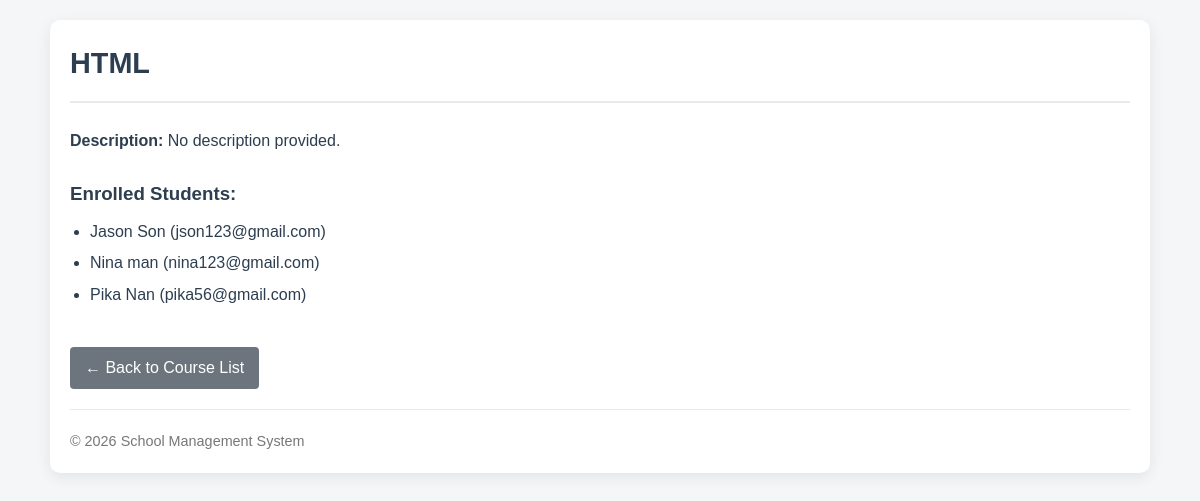
Before: /courses/2/ with the older database file.
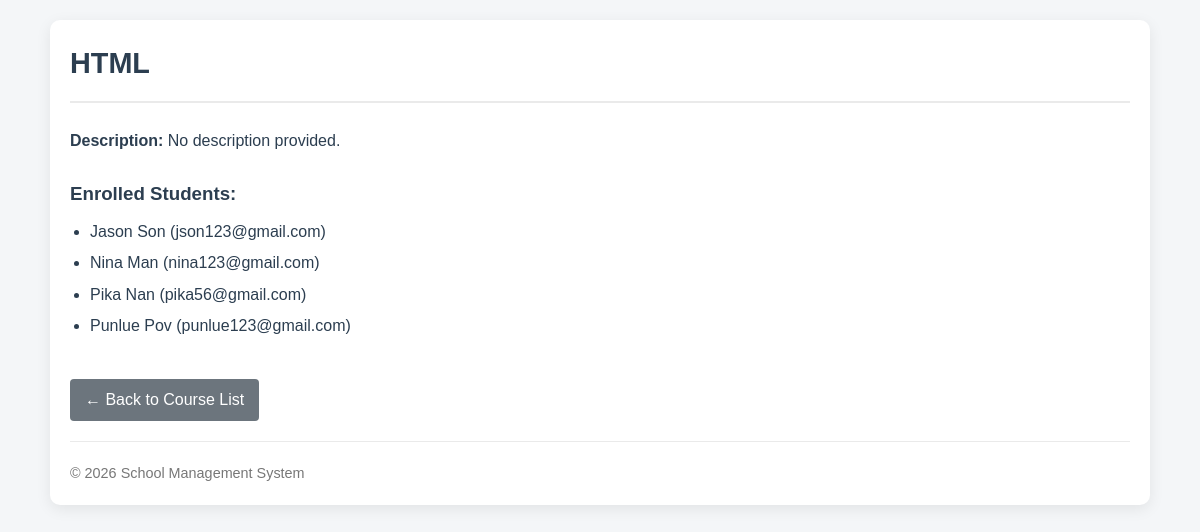
After: the same page with the newer database file.
### students/models.py (models this page shows, shortened)
class Student(models.Model):
    GENDER_CHOICES = [
        ('M', 'Male'),
        ('F', 'Female'),
        ('O', 'Other'),
    ]
    name = models.CharField(max_length=100)
    email = models.EmailField(unique=True)
    age = models.PositiveIntegerField()
    gender = models.CharField(max_length=1, choices=GENDER_CHOICES)
    date_of_birth = models.DateField()
    score = models.DecimalField(max_digits=5, decimal_places=2)
    is_active = models.BooleanField(default=True)
    courses = models.ManyToManyField(Course, related_name='students', blank=True)
    created_at = models.DateTimeField(auto_now_add=True)
    updated_at = models.DateTimeField(auto_now=True)

### students/views.py (the view)
# urls.py: path('courses/<int:pk>/', views.course_detail_view, name='course_detail'),
def course_detail_view(request, pk):
    course = get_object_or_404(Course, pk=pk)
    context = {
        'course': course,
        'today': date.today()
    }
    return render(request, 'students/course_detail.html', context)

### students/templates/students/course_detail.html (shortened to what this page needs)
{% load static %}
<!DOCTYPE html>
<html lang="en">
<head>
</head>
<body>
    <div class="container">
        <h1>{{ course.name }}</h1>
        <p><strong>Description:</strong> {{ course.description|default:"No description provided." }}</p>
        <h3>Enrolled Students:</h3>
        <ul>
            {% for student in course.students.all %}
                <li>{{ student.name }} ({{ student.email }})</li>
            {% empty %}
                <li style="font-weight: normal; color: #777;">No students enrolled in this course yet.</li>
            {% endfor %}
        </ul>
        <a href="{% url 'course_list' %}" class="btn-secondary">&larr; Back to Course List</a>
        <hr>
        <footer>
            &copy; {{ today.year|default:"2026" }} School Management System
        </footer>
    </div>
</body>
</html>

Changed rows visible on the page:
changed Student "nina123@gmail.com": name "Nina man" → "Nina Man"
added Student: name "Punlue Pov", email "punlue123@gmail.com"
